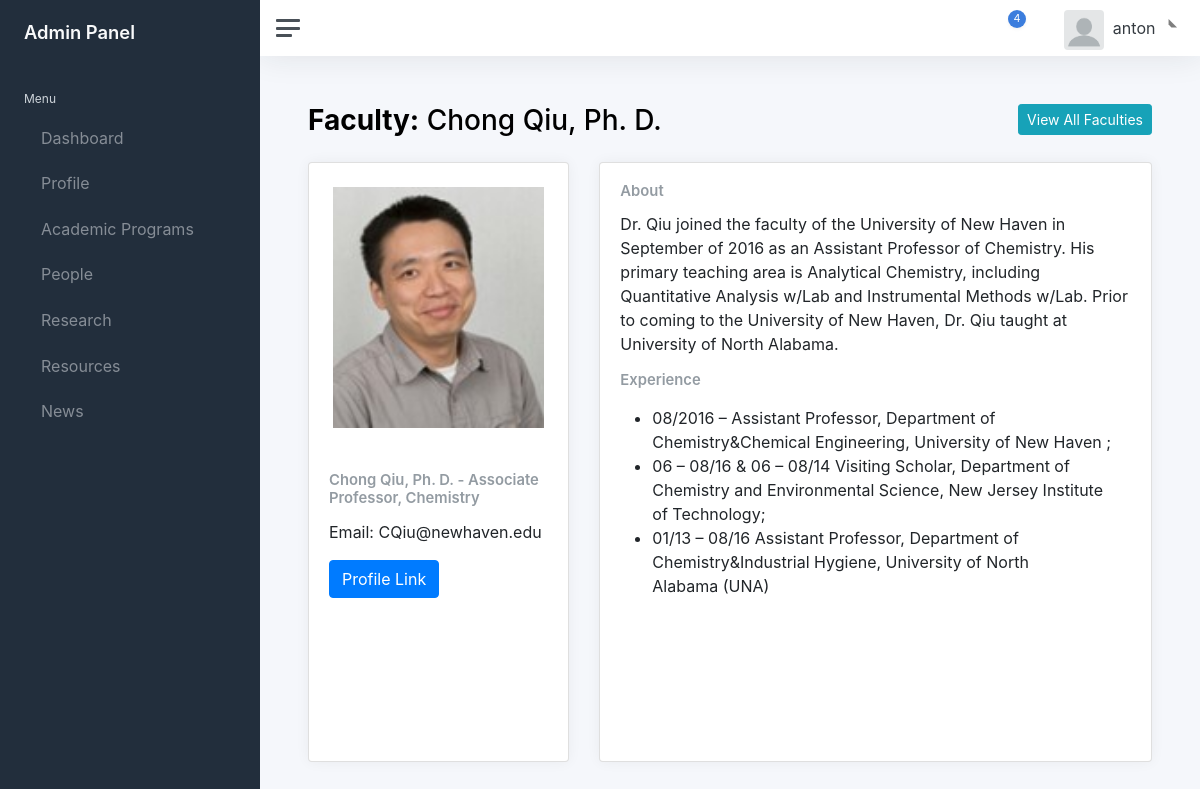
/super-admin/people/facutly/10 (signed in), run on the app's committed database.
### peopleApp/models.py (models this page shows, shortened)
class faculty(models.Model) :
    name = models.TextField(max_length=100)
    faculty_image = models.ImageField(null=True, blank=True, upload_to="Images/")
    email = models.EmailField(max_length=50)
    designation = models.TextField(max_length=100)
    experience = models.TextField(max_length=100)
    about = models.TextField(max_length=500, null=True)
    url = models.TextField(max_length=100)

### peopleApp/views.py (the view)
@login_required
def singleFaculty(request,id):
    faculty = all_faculty.objects.get(id=id)
    return render(request, 'peopleApp/singleFaculty.html',context={'faculty':faculty})

### templates/peopleApp/singleFaculty.html (shortened to what this page needs)
{% extends "layouts/admin.html" %}
{% load static %}
{% block content %}
<main class="content">
	<div class="container-fluid p-0">
		  <div class="d-flex justify-content-between pb-2">
		  	<h1 class="h3 mb-3"><strong>Faculty:</strong> {{ faculty.name }}</h1>
        <a href="{% url 'faculty' %}"> <button  class="btn btn-sm btn-info" >View All Faculties</button></a>
		  </div>
      <div class="row">
            <div class="col-sm-4" >
              <div class="card" style="height: 600px !important">
                <img src="/media/{{ BASIC_DIR }}/{{faculty.faculty_image}}" class="card-img-top p-4" alt="...">
                <div class="card-body">
                  <h5 class="card-title">{{ faculty.name }} - {{faculty.designation}}</h5>
                  <p class="card-text">Email: {{ faculty.email }}</p>
                  <a href="{{ faculty.url }}" class="btn btn-primary" target="_blank">Profile Link</a>
                </div>
              </div>
            </div>
            <div class="col-sm-8">
              <div class="card" style="height: 600px !important">
                <div class="card-body">
                  <h5 class="card-title">About</h5>
                  <p class="card-text">{{ faculty.about }}</p>
                  <h5 class="card-title">Experience</h5>
                  <p class="card-text">{{ faculty.experience|safe }}</p>
                </div>
              </div>
            </div>
      </div>
  </div>
</main>
{% endblock %}

### templates/layouts/admin.html (shortened to what this page needs)
{% load static %}
<!DOCTYPE html>
<html lang="en">
<head>
	<link href="{% static 'css/app.css' %}" rel="stylesheet">
	<link rel="stylesheet" href="https://cdn.jsdelivr.net/npm/bootstrap@4.6.2/dist/css/bootstrap.min.css" >
</head>
<body>
	<div class="wrapper">
		<nav id="sidebar" class="sidebar js-sidebar">
			<div class="sidebar-content js-simplebar">
				<a class="sidebar-brand" href="{% url 'dashboard'%}">
          <span class="align-middle">Admin Panel</span>
        </a>
				<ul class="sidebar-nav">
					<li class="sidebar-header">
						Menu
					</li>
					<li class="sidebar-item">
						<a class="sidebar-link" href="{% url 'dashboard'%}">
              				 <span class="align-middle">Dashboard</span>
            			</a>
					</li>
					<li class="sidebar-item">
						<a class="sidebar-link" href="#">
              				 <span class="align-middle">Profile</span>
						</a>
					</li>
					<li class="sidebar-item">
						<a class="sidebar-link" href="#">
              				 <span class="align-middle">Academic Programs</span>
						</a>
					</li>
					<li class="sidebar-item">
						<a class="sidebar-link" href="#" data-bs-toggle="dropdown">
              				 <span class="align-middle">People</span>
						</a>
					</li>
					<li class="sidebar-item">
						<a class="sidebar-link" href="#" data-bs-toggle="dropdown">
              				 <span class="align-middle">Research</span>
						</a>
					</li>
					<li class="sidebar-item">
						<a class="sidebar-link" href="#" data-bs-toggle="dropdown">
              				 <span class="align-middle">Resources</span>
						</a>
					</li>
					<li class="sidebar-item">
						<a class="sidebar-link" href="#">
              				 <span class="align-middle">News</span>
						</a>
					</li>
				</ul>
			</div>
		</nav>
		<div class="main">
			<nav class="navbar navbar-expand navbar-light navbar-bg">
				<a class="sidebar-toggle js-sidebar-toggle">
          <i class="hamburger align-self-center"></i>
        </a>
				<div class="navbar-collapse collapse">
					<ul class="navbar-nav navbar-align">
						<li class="nav-item dropdown">
							<a class="nav-icon dropdown-toggle" href="#" id="alertsDropdown" data-bs-toggle="dropdown">
								<div class="position-relative">
									<span class="indicator">4</span>
								</div>
							</a>
						</li>
						<li class="nav-item dropdown">
							<a class="nav-icon dropdown-toggle" href="#" id="messagesDropdown" data-bs-toggle="dropdown">
							</a>
						</li>
						<li class="nav-item dropdown">
							<a class="nav-link dropdown-toggle d-none d-sm-inline-block" href="#" data-bs-toggle="dropdown">
                <img src=
								"
								{% if userinfo == None %}
										{% static 'img/avatars/download.png' %}
								{% else %}
										/media/{{ BASIC_DIR }}/{{user_info.admin_image}}
								{% endif %}
								"
								 class="avatar img-fluid rounded me-1" alt="Charles Hall" /> <span class="text-dark">{{ user.username }}</span>
              </a>
						</li>
					</ul>
				</div>
			</nav>
		{% block content %}
    	{% endblock %}
		</div>
	</div>
</body>
</html>

### data on the page
faculty: name "Chong Qiu, Ph. D.", faculty_image (picture), designation "Associate Professor, Chemistry", email "CQiu@newhaven.edu", about "Dr. Qiu joined the faculty of the University of New Haven in September of 2016 as an Assistant Professor of Chemistry. His primary teaching area is Analytical Chemistry, including Quantitative Analysis w/Lab and Instrumental Methods w/Lab. Prior to coming to the University of New Haven, Dr. Qiu taught at University of North Alabama.", experience "08/2016 – Assistant Professor, Department of Chemistry&Chemical Engineering, University of New Haven ; 06 – 08/16 & 06 – 08/14 Visiting Scholar, Department of Chemistry and Environmental Science, New Jersey Institute of Technology; 01/13 – 08/16 Assistant Professor, Department of Chemistry&Industrial Hygiene, University of North Alabama (UNA)"

### other printed values
{{ user.username }} "anton"
